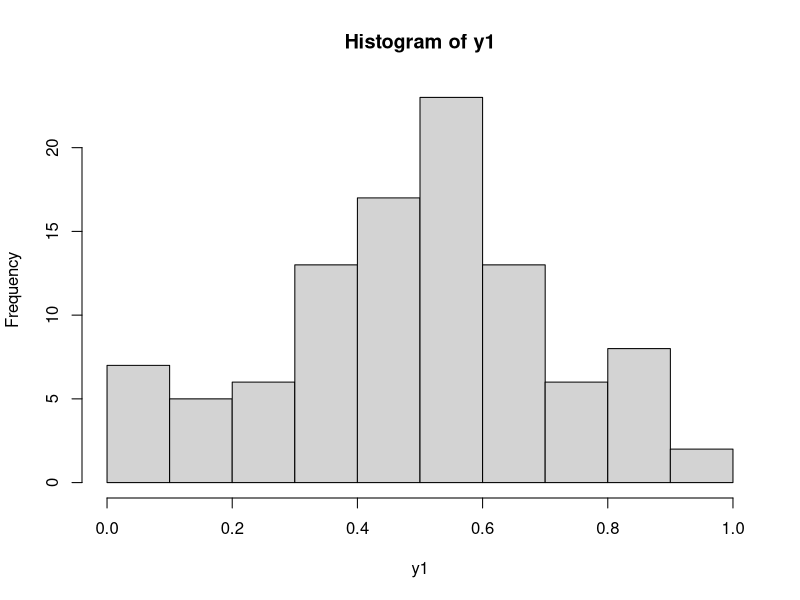
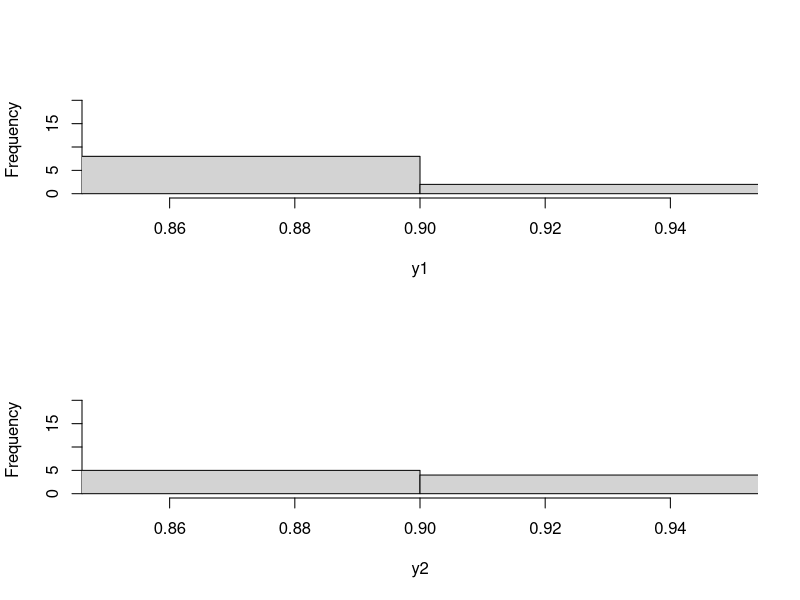
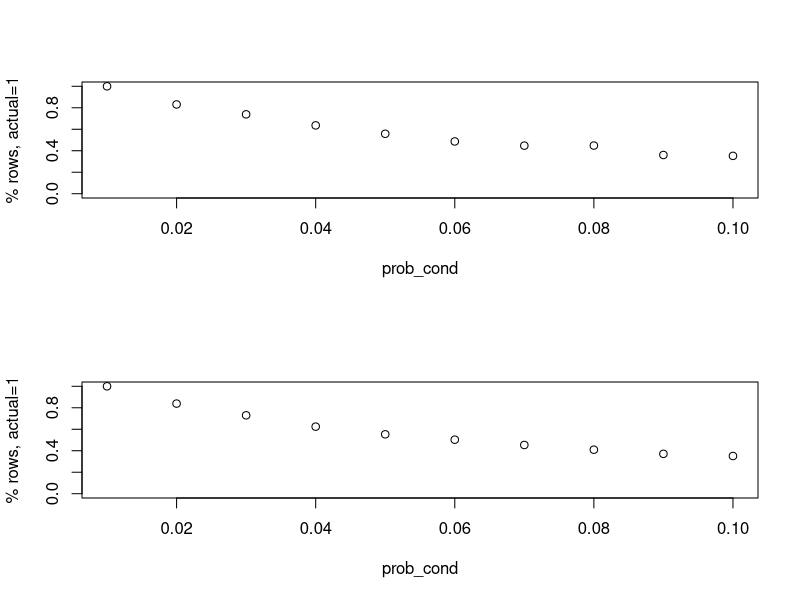

Source code (R) for these figures, in order:

#
# R homework for CST383, week 3
#

# You may use the output from one problem in later problems.


# Simulate flipping a coin 200 times that has a 90% chance of
# landing heads.  Store result in a vector x of length
# 200 that contains only 0 or 1, where 1 represents heads.

x = sample(0:1, 200,prob = c(.1,.9), replace = TRUE)


#  R function 'runif'.
#  runif(200) gives a vector of length 200 with random
# values between 0 and 1.  Obviously will need to do
# further processing to turn the output of runif into your
# vector x.

x = sample(0:1, 200,prob = c(runif(2, min=0, max = 1)), replace = TRUE)


# computes the fraction of "heads" in vector x

(sum(x==1))/length(x)


# Perform 100 repetitions of the experiment of flipping the weighted coin 200 times,
# compute the fraction of heads for each experiment, and store the
# result in a vector y1.  
y1=c()
y1 = replicate(100,{x = sample(0:1, 200,prob = c(runif(2, min=0, max = 1)), replace = TRUE); y1 = c(y1,(sum(x==1))/length(x))})


# plot a histogram of the values in y1

hist(y1)


# compute a vector y2 that is just like y1
# but it is 1000 coin flips in each experiment, not 200.

y2=c()
y2 = replicate(100,{x = sample(0:1, 1000,prob = c(runif(2, min=0, max = 1)), replace = TRUE); y2 = c(y2,(sum(x==1))/length(x))})


# plot histograms for y1 and y2, with the histogram for y1 above 
# the plot for y2.  Our lecture notes show how to do this, using
# parameter 'mfrow'.  In both histograms, let the x axis values range from
# 0.85 to 0.95.
# (produce a plot)
par(mfrow=c(2,1))
hist(y1, main = "", xlim = c(0.85,0.95))
hist(y2, main = "", xlim = c(0.85,0.95))


# Generate a vector x of length 10000 consisting of 1's and 0's.
# The vector should be created by flipping a coin having a 0.01
# probability of heads, where 1 represents heads.
# (assign to x)

x = sample(0:1, 10000,prob = c(.99,.01), replace = TRUE)


# sort vector x, so that the 0's appear before the 1's
# (assign to x)
x = sort(x, decreasing = FALSE)


# Create a vector y1, with length equal to the number
# of 0's in vector x, such that 95 percent of the elements
# in vector y1 are 0, and the rest are 1.  This vector
# represents predictions as to whether a value is 0 when it really
# is 0.
# (assign to y1)
y1 = vector(mode = "integer", length = sum(x==0))
y1 = sample(0:1, sum(x==0),prob = c(.95,.05), replace = TRUE)
y1 = sort(y1, decreasing = FALSE)


# Similarly create a vector y2, with length equal to the
# number of 1's in vector x, such that 98 percent of the
# elements in vector y2 are 1, and the rest are 0.  This
# vector represents predictions as to whether a value is 1 when it really
# is 1.
# (assign to y2)
y2 = vector(mode = "integer", length = sum(x==1))
y2 = sample(0:1, sum(x==1),prob = c(.02,.98), replace = TRUE)
y2 = sort(y2, decreasing = FALSE)


# create a vector y by concatenating y1 and y2, in that order
# (assign to y)
y = c(y1,y2)


# create a data frame 'tests' from vectors x and y, with the first
# column containing the x values, and named 'actual', and the
# second column containing the y values, and named 'predict'.
# (assign to tests)
tests = data.frame(actual = x, predict = y)

# create a data frame 'ptests' that consists of the rows of 'tests'
# in which the 'predict' value is 1
# (assign to ptests)
ptests = data.frame(tests[tests$predict==1,])


# compute the fraction of the rows in ptests in which 'actual' is 1
# (write an expression)
(nrow(ptests) - nrow(data.frame(ptests[ptests$actual==1,])))/ nrow(ptests)



# package up the code you've written to compute the value in the
# previous problem into an R function named 'prob_cond_given_pos'.  
# It should have three parameters
#    prob_cond (your code used 0.01)
#    prob_pos_given_cond (your code used 0.98)
#    prob_neg_given_no_cond (your code used 0.95)
# The function should return the value just calculated.
# (assign to prob_cond_given_pos)
prob_cond_given_pos = function(prob_cond, prob_pos_given_cond, prob_neg_given_no_cond){
  x = sample(0:1, 10000,prob = c(1-prob_cond,prob_cond), replace = TRUE)
  x = sort(x, decreasing = FALSE)
  
  y1 = vector(mode = "integer", length = sum(x==0))
  y1 = sample(0:1, sum(x==0),prob = c(prob_neg_given_no_cond,1.0-prob_neg_given_no_cond), replace = TRUE)
  y1 = sort(y1, decreasing = FALSE)
  
  y2 = vector(mode = "integer", length = sum(x==1))
  y2 = sample(0:1, sum(x==1),prob = c(1.0-prob_pos_given_cond,prob_pos_given_cond), replace = TRUE)
  y2 = sort(y2, decreasing = FALSE)
  
  y = c(y1,y2)
  
  tests = data.frame(actual = x, predict = y)
  ptests = data.frame(tests[tests$predict==1,])

  return ((nrow(ptests) - nrow(data.frame(ptests[ptests$actual==1,])))/ nrow(ptests))
}

#@ 17
# run your function with parameters set as follows:
# prob_cond = 0.01
# prob_pos_given_cond = 0.95
# prob_neg_given_no_cond = 0.95
# (write an expression)
prob_cond_given_pos(.01,.95,.95)

#@ 18
# produce a plot where the x axis is values for prob_cond
# let x range from 0.01 to 0.1
# let prob_pos_given_cond and prob_neg_given_no_cond both be 0.95.
# Hint: create a vector of the x values you want to use,
# then use 'sapply' with those x values, and using a
# function like 'function(x) prob_cond_given_pos(x, 0.95, 0.95)'.
# (produce a plot)
x1 = seq(0,.1, by = .01)
length(x1)
i = 1
y = 0
for(i in 1:10){
  y = c(y,prob_cond_given_pos(x1[i],.95,.95))
}
plot(x1,y,main="", xlab = "prob_cond", ylab = "% rows, actual=1",xlim = c(.01,.1), ylim = c(0,1.0))

#@ 19
# In your function 'prob_cond_given_pos', you start by creating a
# vector of length 10000.  Change that value to 100000 and re-produce
# the plot of the last step.
# (assign to prob_cond_given_pos and produce a plot)
prob_cond_given_pos = function(prob_cond, prob_pos_given_cond, prob_neg_given_no_cond){
  x = sample(0:1, 100000,prob = c(1-prob_cond,prob_cond), replace = TRUE)
  x = sort(x, decreasing = FALSE)
  
  y1 = vector(mode = "integer", length = sum(x==0))
  y1 = sample(0:1, sum(x==0),prob = c(prob_neg_given_no_cond,1.0-prob_neg_given_no_cond), replace = TRUE)
  y1 = sort(y1, decreasing = FALSE)
  
  y2 = vector(mode = "integer", length = sum(x==1))
  y2 = sample(0:1, sum(x==1),prob = c(1.0-prob_pos_given_cond,prob_pos_given_cond), replace = TRUE)
  y2 = sort(y2, decreasing = FALSE)
  
  y = c(y1,y2)
  
  tests = data.frame(actual = x, predict = y)
  ptests = data.frame(tests[tests$predict==1,])
  
  return ((nrow(ptests) - nrow(data.frame(ptests[ptests$actual==1,])))/ nrow(ptests))
}
x1 = seq(0,.1, by = .01)
length(x1)
i = 1
y = 0
for(i in 1:10){
  y = c(y,prob_cond_given_pos(x1[i],.95,.95))
}
plot(x1,y,main="", xlab = "prob_cond", ylab = "% rows, actual=1",xlim = c(.01,.1), ylim = c(0,1.0))

#@ 20
# Your function is concerned with predicting a condition given
# a positive test result.  Should the result depend on the
# probability of a negative test given no condition?  
# Produce a plot as in the previous problem, but this time plot
# two lines instead of one, using different values of the parameter
# 'prob_neg_given_no_cond'.  Use values 0.95 and 0.80.  Set the range 
# of the y axis to c(0,1) to make it easy to compare.  Hint: use function 
# 'lines' to plot on a previously created plot.
# (produce a plot)




